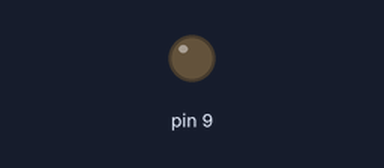
Recording of a sketch running on a simulated Arduino Uno, built with avr-gcc and run on an emulated ATmega328P. Parts: output pins drawn as LEDs (lit = HIGH). Random numbers use the default seed unless the sketch sets one.

Above: at 3.1 s.
At 36.61 s:
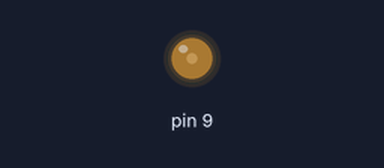
Timing chart, 0 to 40.0 s (numbered marks = the images above):
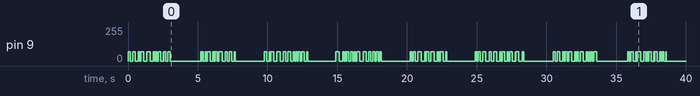

The sketch:

beep.ino
```cpp
void setup()  {
  // declare pin 9 to be an output:
  pinMode(9, OUTPUT);
  //beep(50);
  //beep(50);
  //beep(50);
  //delay(1000);
}

void loop()  {
  for(uint8_t i=0; i<12; i++) beep(70, random(100, 2000));
  delay(2000);
  //beep(200);
}

void beep(unsigned char volume, unsigned char delayms){
  analogWrite(9, volume);      // Almost any value can be used except 0 and 255
                           // experiment to get the best tone
  delay(delayms);          // wait for a delayms ms
  analogWrite(9, 0);       // 0 turns it off
  delay(delayms);          // wait for a delayms ms
}
```

Measured:
- by itself, pin 9: 0/255 → 70/255 at 0.00 s, → 0/255 0.17 s later, → 70/255 0.17 s later, → 0/255 0.19 s later, … (186 changes in this stretch)
